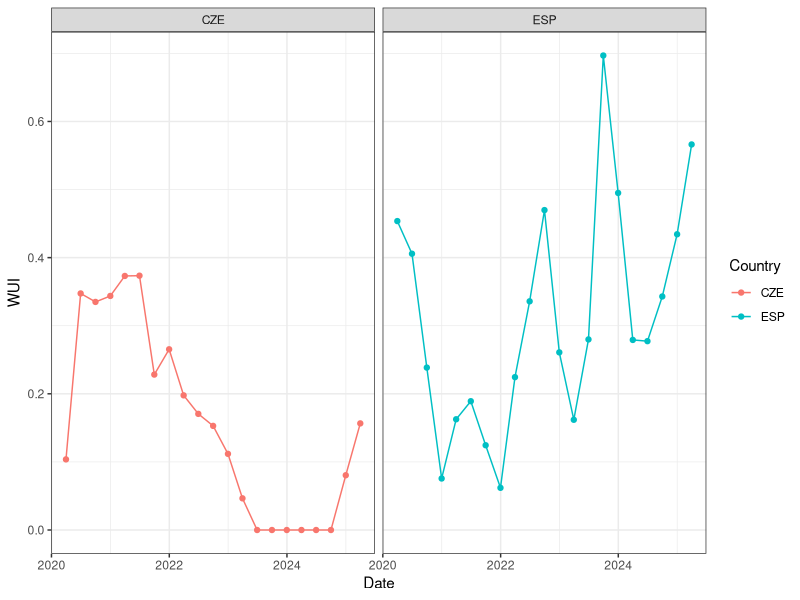

This chart was generated by the following R code:
library(readxl) # install.packages("readxl")
library(tidyr)
library(dplyr)
library(ggplot2)
library(lubridate)

setwd("C:/Users/homolka/Desktop/Habilitace/Data/WUI")

excelIn	<- read_excel("WUI_Data.xlsx", sheet="T2")
countries	<- read_excel("WUI_Data.xlsx", sheet="T7")

data <- excelIn %>%
 pivot_longer(!year, names_to="Country", values_to="WUI")

#
countries %>%
 filter(region == "EUR") %>%
 select(Country = iso_code) -> eu_countries

data %>% 
 filter(Country %in% eu_countries$Country)

data <- data %>% 
 mutate(
  year_temp  = as.numeric(substring(data$year, 1,4)),
  month_temp = as.numeric(substring(data$year, 6,6))*3,
  day_temp   = days_in_month(ymd(paste0("2000-",as.numeric(substring(data$year, 6,6))*3,"-1")))
 ) 

data <- data %>% 
 mutate(Date = ymd(paste0(year_temp,"-",month_temp,"-",day_temp)) ) %>%
 select(Date, Country, WUI)

data

data %>% 
 filter(Country %in% c("CZE", "ESP")) %>% 
 filter(Date > ymd("2020-01-01") ) %>%
 ggplot(., aes(x=Date, y=WUI, group=Country, color=Country)) + 
  geom_line() +
  geom_point() +  
  facet_grid(. ~ Country) + 
  theme_bw()

